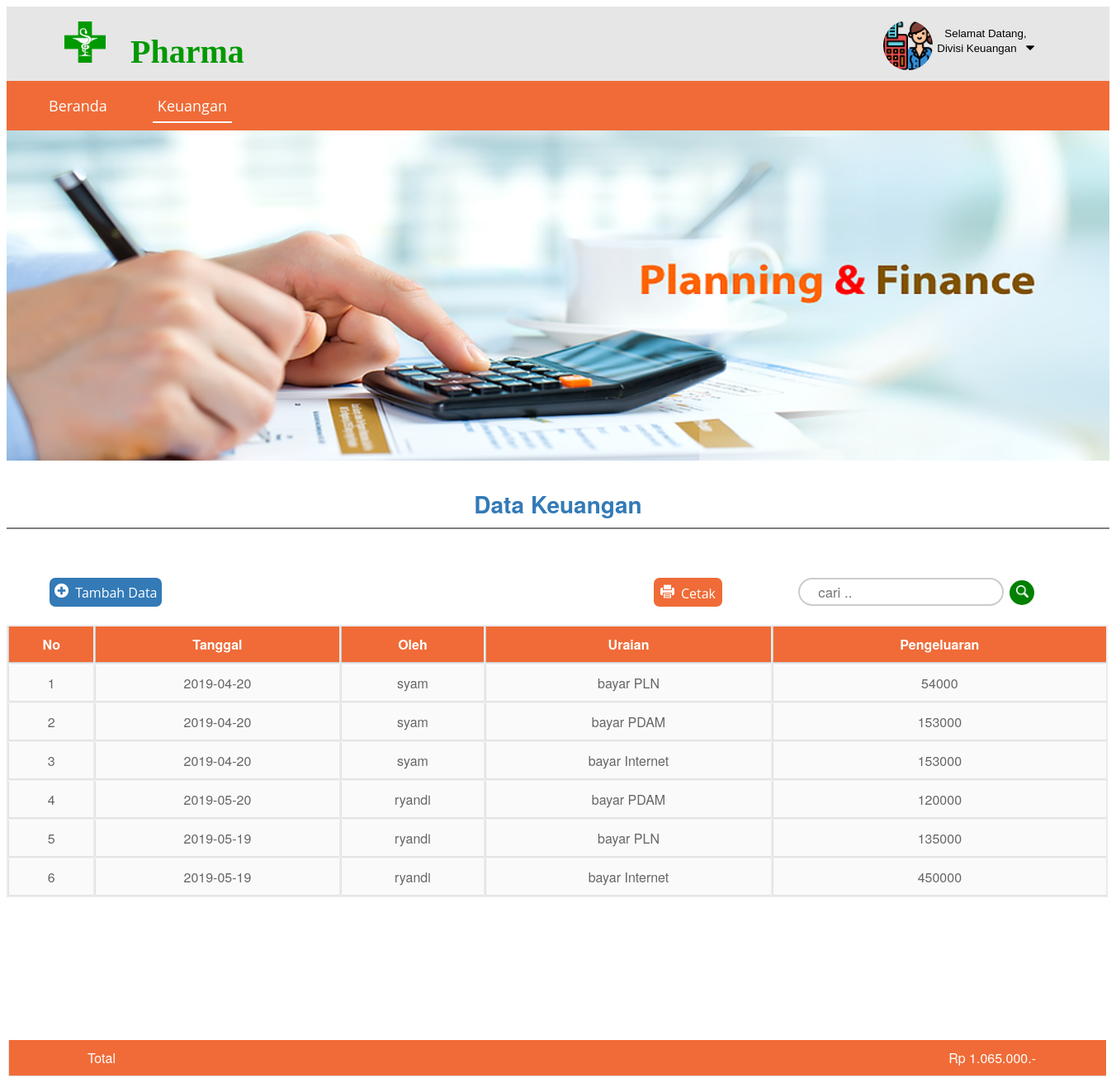
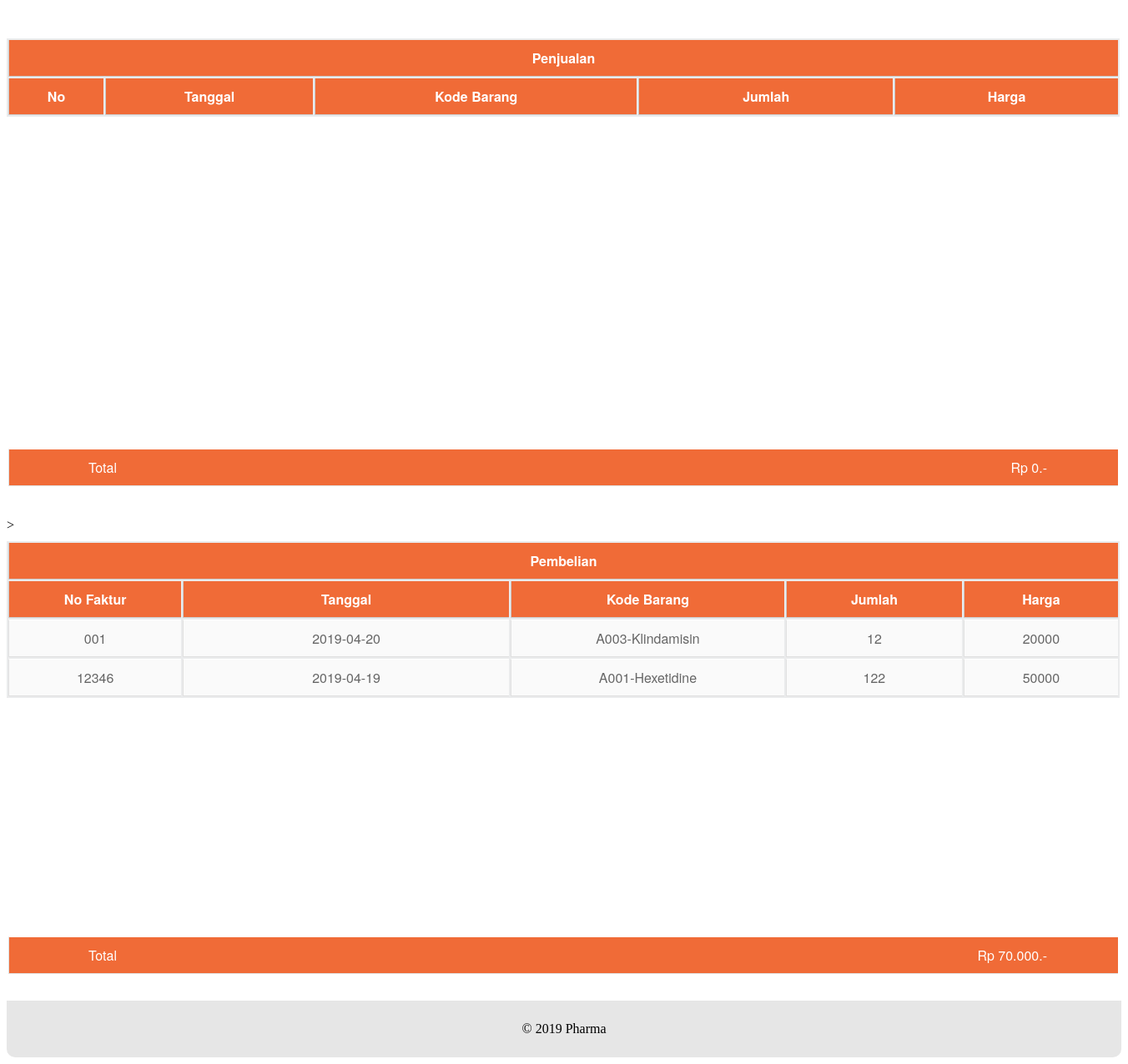
/view/divkeu/keuangan.php (signed in), run on the app's committed database (2 pictures, top to bottom).
### tables this page shows
CREATE TABLE `operasional` (
  `kd_operasional` int(11) NOT NULL,
  `tanggal_op` date NOT NULL,
  `oleh` varchar(30) NOT NULL,
  `pengeluaran` int(25) NOT NULL,
  `uraian` varchar(100) NOT NULL,
  `nip` int(11) NOT NULL
);

CREATE TABLE `pembelian` (
  `kd_pembelian` varchar(11) NOT NULL,
  `kd_barang` varchar(50) NOT NULL,
  `jml` int(11) NOT NULL,
  `hrg_barang` int(30) NOT NULL,
  `tanggal_beli` date NOT NULL,
  `nip` int(25) NOT NULL
);

### view/divkeu/keuangan.php (the view, shortened to what this page needs)
<?php include '../layout/header4.php';
?>
		<div class="menu">
				<a href="../../view/welcome_divkeu.php">
					<input type="submit" name="beranda" value="Beranda" class="menubtn">
				</a>
			 	<a href="../keuangan/keuangan.php">
			 		<input type="submit" name="beranda" value="Keuangan" class="menubtn" style="border-bottom: 2px solid white; ">
			 	</a>
	    </div>
	    <div class="slider">
	    	<img src="../../assets/img/keu2.png" style="width:100%; height:400px;">
	    	<br>
	    	<p align="center" class="p"><strong>Data Keuangan</p></strong>
	    	<hr class="hr" noshade="blue">
	    </div>
<table border="0"  width="1330" style="background :#fff;">
	<tr style="background-color: #fff">
		<td style="float: left; background: #fff; border: 0px solid black;">
			<a href="add.php">
				<button class="btn-tmb" style="margin-top: 20px;">
					<img src="../../assets/img/add.png" width="17px" height="17px">&nbsp;&nbsp;Tambah Data
				</button>
			</a>
		</td>
		<td style="float: right; margin-top: 20px; width: 450px; background: #fff; border: 0px solid black; margin-right: 0;">
			<form method="post">
				<input type="text" name="cari" class="input" placeholder="cari .." autocomplete="off">
					<button class="coba" name="search" style="margin-left: 3px" >
						<img src="../../assets/img/cari.png" width="15px" height="15px">
					</button>
			</form>
		</td>
	<td style="float: right; background: #fff; border: 0px solid black;">
			<a href="cetak.php">
				<button class="print" style="margin-top: 20px;">
					<img src="../../assets/img/printer.png" width="17px" height="17px">&nbsp;&nbsp;Cetak
				</button>
			</a>
		</td>
	</tr>
</table>
<div class="content">
	<div class="scroll">
	    <table>
	    		<thead>
	    			<tr>
	    				<th style="padding: 10px 5px;">No</th>
	    				<th style="padding: 10px 5px;">Tanggal</th>
	    				<th style="padding: 10px 5px;">Oleh</th>
	    				<th style="padding: 10px 15px;">Uraian</th>
	    				<th style="padding: 10px 15px;">Pengeluaran</th>
	    			</tr>
	    		</thead>
	    		<?php
					include "../../controllers/koneksi.php";
					if (isset($_POST['search'])) {
						$cari = $_POST['cari'];
						$query_mysql = $connect->query("SELECT * FROM operasional WHERE kd_operasional LIKE '%$cari%' or tanggal_op LIKE '%$cari%' or uraian LIKE '%$cari%' ");
					}else{
						$query_mysql = $connect->query("SELECT * FROM operasional")or die(mysql_error());
					}
					$nomor = 1;
					$tharga = 0;
					while($data = $query_mysql->fetch_assoc()){
						$tharga = $tharga + $data['pengeluaran'];
				?>
	    		<tr>
	    			<td style="padding: 10px 5px;"><?php echo $nomor++ ?></td>
	    			<td style="padding: 10px 5px;"><?php echo $data['tanggal_op'] ?></td>
	    			<td style="padding: 10px 5px;"><?php echo $data['oleh'] ?></td>
	    			<td><?php echo $data['uraian'] ?></td>
	    			<td><?php echo $data['pengeluaran'] ?></td>
            	<?php } ?>
	    		</tr>
	    </table>
	 </div>
	    <table width="1330" style="background : #fff;">
	    		<tr>
	    			<td colspan="6" style="background-color: #F06B37; color: #fff"><div style="float: left; margin-left: 90px;">Total</div><div style="float: right; margin-right: 80px; "><?php echo rupiah($tharga)?></td></div>
	</div>
<br>
<br>
<div class="content">
	<div class="scroll">
	    <table>
	    		<thead>
	    			<tr>
	    				<th colspan="6">Penjualan</th>
	    			</tr>
	    			<tr>
	    				<th style="padding: 10px 5px;">No</th>
	    				<th style="padding: 10px 5px;">Tanggal</th>
	    				<th style="padding: 10px 5px;">Kode Barang</th>
	    				<th style="padding: 10px 15px;">Jumlah</th>
	    				<th style="padding: 10px 15px;">Harga</th>
	    			</tr>
	    		</thead>
	    		<?php
					include "../../controllers/koneksi.php";
					if (isset($_POST['search'])) {
						$cari = $_POST['cari'];
						$query_mysql = $connect->query("SELECT * FROM penjualan WHERE tanggal LIKE '%$cari%' or kd_penjualan LIKE '%$cari%' or kd_barang LIKE '%$cari%' ");
					}else{
						$query_mysql = $connect->query("SELECT * FROM penjualan")or die(mysql_error());
					}
					$tharga = 0;
				?>
	    	</table>
	   	</div>
	    	<table width="1330" style="background : #fff; margin: 0;">
	    		<tr>
	    			<td colspan="6" style="background-color: #F06B37; color: #fff"><div style="float: left; margin-left: 90px;">Total</div><div style="float: right; margin-right: 80px; "><?php echo rupiah($tharga)?></td></div>
<br>
<br>
<div class="content">
	<div class="scroll">
	    <table>
	    		<thead>
	    			<tr>
	    				<th colspan="6">Pembelian</th>
	    			</tr>
	    			<tr>
	    				<th style="padding: 10px 5px;">No Faktur</th>
	    				<th style="padding: 10px 50px;">Tanggal</th>
	    				<th style="padding: 10px 5px;">Kode Barang</th>
	    				<th style="padding: 10px 15px;">Jumlah</th>
	    				<th style="padding: 10px 15px;">Harga</th>>
	    			</tr>
	    		</thead>
	    		<?php
					include "../../controllers/koneksi.php";
					if (isset($_POST['search'])) {
						$cari = $_POST['cari'];
						$query_mysql = $connect->query("SELECT * FROM pembelian WHERE kd_pembelian LIKE '%$cari%' or tanggal_beli LIKE '%$cari%' ");
					}else{
						$query_mysql = $connect->query("SELECT * FROM pembelian")or die(mysql_error());
					}
					$tharga = 0;
					while($data = $query_mysql->fetch_assoc()){
						$tharga = $tharga + $data['hrg_barang'];
				?>
	    		<tr>
	    			<td style="padding: 10px 5px;"><?php echo $data['kd_pembelian']?></td>
	    			<td style="padding: 10px 5px;"><?php echo $data['tanggal_beli'] ?></td>
	    			<td style="padding: 10px 5px;"><?php echo $data['kd_barang'] ?></td>
	    			<td><?php echo $data['jml'] ?></td>
	    			<td><?php echo $data['hrg_barang'] ?></td>
	    		</tr>
	    		<?php } ?>
	    	</table>
	   	</div>
	    	<table width="1330" style="background : #fff; margin: 0;">
	    		<tr>
	    			<td colspan="6" style="background-color: #F06B37; color: #fff"><div style="float: left; margin-left: 90px;">Total</div><div style="float: right; margin-right: 80px; "><?php echo rupiah($tharga)?></td></div>
<?php include '../layout/footer.php'?>
	</body>
</html>

### assets/css/tampilan.css (style rules this page uses)
.container .menu { width:100%; height:60px; background-color: #F06B37; border : 0px solid orange; text-decoration: none; text-decoration-line: none; text-decoration-style: none; text-decoration-color: none; }
.container .slider { width:100%; height:500px; background-color: #fff; border : 0px solid green; }
.container .content { width:100%; height:400px; height: auto; margin: 0px; background-color: #fff; border : 0px solid green; }
.menubtn { color: #fff; font-size: 18px; font-family: 'Open Sans', sans-serif; margin-top: 10px; height: 40px; border: none; background-color: #F06B37; margin-left: 45px; outline: none; text-decoration: none; text-decoration-line: none; outline :none; }
.container table { font-family:'HelveticaNeue','Arial', sans-serif; color: #666; background: #eaebec; border: 0px solid #ccc; margin-left: 0px; margin-top: 10px; width: 1334px; }
.container table th { color: #fff; padding: 10px 30px; border-left:0.1px solid #ccc; border-bottom: 0.1px solid #ccc; background: #F06B37; }
.container table tr { text-align: center; padding-left: 10px; }
.container table td { padding: 10px 5px; border-top: 1px solid #ffffff; border-bottom: 1px solid #e0e0e0; border-left: 1px solid #e0e0e0; background: #fafafa; }
.p { font-family:'HelveticaNeue','Arial', sans-serif; font-size: 28px; color: #337ab7; margin-bottom: 0; }
.hr { color: blue; }
.btn-tmb { color: #fff; font-size: 16px; font-family: 'Open Sans', sans-serif; margin-top: 18px; height: 35px; border: none; background-color: #337ab7; margin-left: 45px; outline: none; border-radius: 7px; }
.coba { border: none; background-color: green; outline: none; width: 30px; height: 30px; border-radius: 100% }
.input { color:#8a8a8a; width: 200px; height: 20px; padding: 5px 5%; margin-right: 0; border:2px solid #ccc; border-radius: 27px; font-family:'HelveticaNeue','Arial', sans-serif; font-size: 105%; outline: none; }
.scroll { height:500px; overflow: auto; }
.print { color: #fff; font-size: 16px; font-family: 'Open Sans', sans-serif; height: 35px; padding: 8px 8px; border: none; background-color: #F06B37; outline: none; border-radius: 7px; }
a { text-decoration-line: none; text-decoration: none; }

### data on the page
operasional: tanggal_op "2019-04-20", oleh "syam", uraian "bayar PLN", pengeluaran "54000"
operasional: tanggal_op "2019-04-20", oleh "syam", uraian "bayar PDAM", pengeluaran "153000"
operasional: tanggal_op "2019-04-20", oleh "syam", uraian "bayar Internet", pengeluaran "153000"
operasional: tanggal_op "2019-05-20", oleh "ryandi", uraian "bayar PDAM", pengeluaran "120000"
operasional: tanggal_op "2019-05-19", oleh "ryandi", uraian "bayar PLN", pengeluaran "135000"
operasional: tanggal_op "2019-05-19", oleh "ryandi", uraian "bayar Internet", pengeluaran "450000"
pembelian: kd_pembelian "001", tanggal_beli "2019-04-20", kd_barang "A003-Klindamisin", jml "12", hrg_barang "20000"
pembelian: kd_pembelian "12346", tanggal_beli "2019-04-19", kd_barang "A001-Hexetidine", jml "122", hrg_barang "50000"

### other printed values
$nama "Divisi Keuangan"
rupiah($tharga) "Rp 1.065.000.-"
rupiah($tharga) "Rp 0.-"
rupiah($tharga) "Rp 70.000.-"
